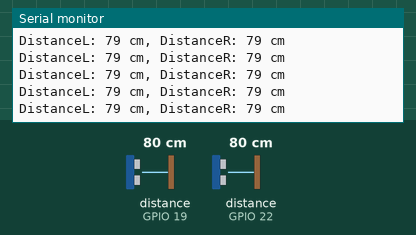
Simulated run of this sketch. Board: ESP32. Shown: the last lines printed to the serial monitor. Wiring (inferred from the names in the program): 2 × ultrasonic range finder: trigger GPIO 21, echo GPIO 19 / trigger GPIO 23, echo GPIO 22. The inputs (shaded band) are chosen by the test bench; at power-on: distance to the obstacle (sensors on GPIO 19, GPIO 22) 80 cm. The echo pulse lasts 58.3 µs per cm.

Above: at 1.2 s.
1.3 s: distance to the obstacle (sensor on GPIO 19) set to 2 cm
At 1.9 s:
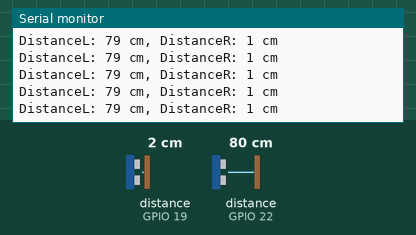
2.8 s: distance to the obstacle (sensor on GPIO 22) set to 35 cm
At 3.7 s:
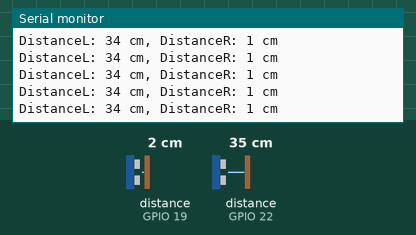
5.8 s: distance to the obstacle (sensor on GPIO 22) set to 18 cm
At 6.6 s:
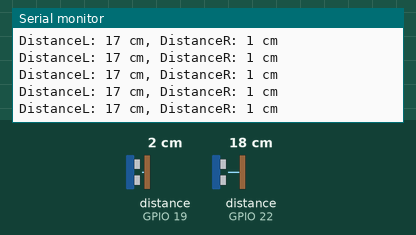
8.8 s: distance to the obstacle (sensor on GPIO 22) set to 60 cm
At 9.3 s:
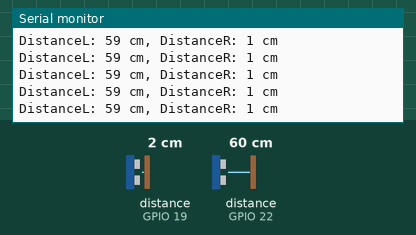
Timing chart, 0 to 9.7 s (numbered marks = the images above; inputs shaded):
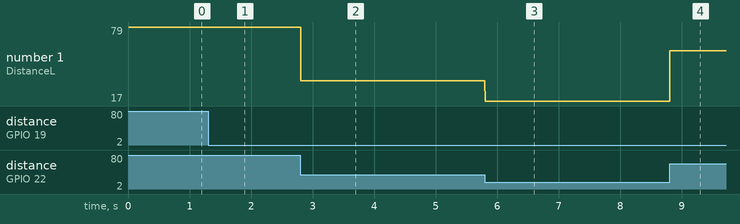

The sketch:

esp32-US-HC-SR04.ino
```cpp
// ---------------------------------------------------------------- //
// Arduino Ultrasoninc Sensor HC-SR04
// Re-writed by Arbi Abdul Jabbaar
// Using Arduino IDE 1.8.7
// Using HC-SR04 Module
// Tested on 17 September 2019
// ---------------------------------------------------------------- //

#define echoPinL 22 // attach pin D2 Arduino to pin Echo of HC-SR04
#define trigPinL 23 //attach pin D3 Arduino to pin Trig of HC-SR04
#define echoPinR 19 // attach pin D2 Arduino to pin Echo of HC-SR04
#define trigPinR 21 //attach pin D3 Arduino to pin Trig of HC-SR04

// defines variables
long durationL; // variable for the duration of sound wave travel - left
int distanceL; // variable for the distance measurement - left
long durationR; // variable for the duration of sound wave travel - right
int distanceR; // variable for the distance measurement - right

void setup() {
  pinMode(trigPinL, OUTPUT); // Sets the trigPin as an OUTPUT
  pinMode(echoPinL, INPUT); // Sets the echoPin as an INPUT - through 10k/22k resistive divider
  pinMode(trigPinR, OUTPUT); // Sets the trigPin as an OUTPUT
  pinMode(echoPinR, INPUT); // Sets the echoPin as an INPUT - through 10k/22k resistive divider
  Serial.begin(115200); // // Serial Communication is starting with 9600 of baudrate speed
  Serial.println("Ultrasonic Sensors HC-SR04 Test"); // print some text in Serial Monitor
  Serial.println("with Arduino UNO R3");
}
void loop() {
  // Clears the trigPin condition
  digitalWrite(trigPinL, LOW);
  digitalWrite(trigPinR, LOW);
  delayMicroseconds(2);

  // Sets the trigPinL HIGH (ACTIVE) for 10 microseconds
  digitalWrite(trigPinL, HIGH);
  delayMicroseconds(10);
  digitalWrite(trigPinL, LOW);
  // Reads the echoPinL, returns the sound wave travel time in microseconds
  durationL = pulseIn(echoPinL, HIGH);

  // Sets the trigPinR HIGH (ACTIVE) for 10 microseconds
  digitalWrite(trigPinR, HIGH);
  delayMicroseconds(10);
  digitalWrite(trigPinR, LOW);
  // Reads the echoPin, returns the sound wave travel time in microseconds
  durationR = pulseIn(echoPinR, HIGH);

  // Calculating the distance
  distanceL = durationL * 0.034 / 2; // Speed of sound wave divided by 2 (go and back)
  distanceR = durationR * 0.034 / 2; // Speed of sound wave divided by 2 (go and back)
  // Displays the distance on the Serial Monitor
  Serial.printf("DistanceL: %d cm, DistanceR: %d cm\n", distanceL, distanceR);
}
```

Measured:
- after the input at 1.3 s, the serial monitor: prints a new line at once (image 1)
- after the input at 2.8 s, the serial monitor: prints a new line at once (image 2)
- after the input at 5.8 s, the serial monitor: prints a new line at once (image 3)
- after the input at 8.8 s, the serial monitor: prints a new line at once (image 4)
- plotted number 1: 79 → 34 after the input at 2.8 s, 34 → 17 after the input at 5.8 s, 17 → 59 after the input at 8.8 s
